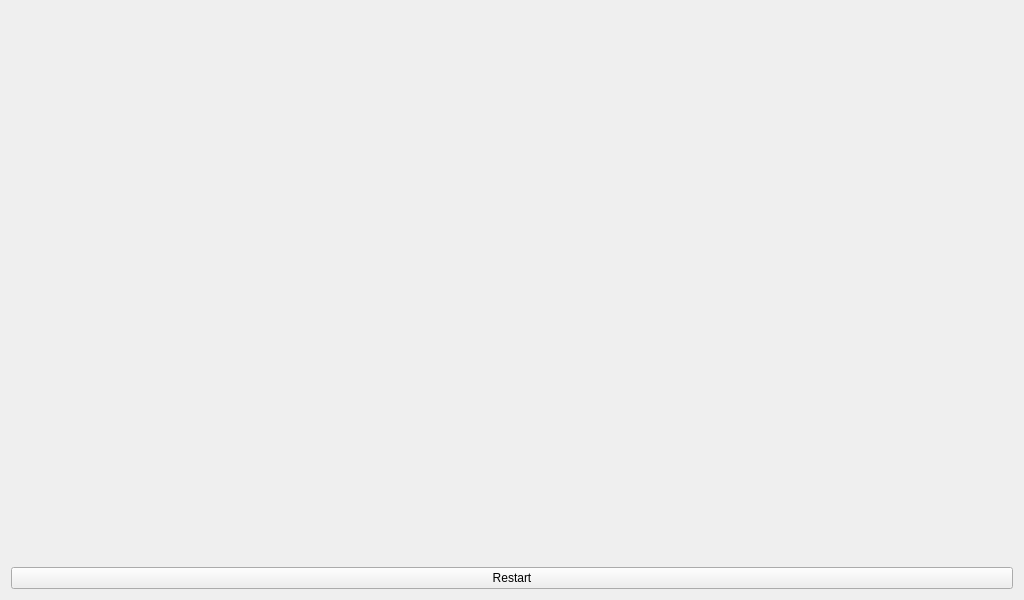
<?xml version="1.0" encoding="UTF-8"?>
<ui version="4.0">
 <class>MainWindow</class>
 <widget class="QMainWindow" name="MainWindow">
  <property name="geometry">
   <rect>
    <x>0</x>
    <y>0</y>
    <width>1024</width>
    <height>600</height>
   </rect>
  </property>
  <property name="minimumSize">
   <size>
    <width>1024</width>
    <height>600</height>
   </size>
  </property>
  <property name="windowTitle">
   <string>Window</string>
  </property>
  <property name="tabShape">
   <enum>QTabWidget::Rounded</enum>
  </property>
  <widget class="QWidget" name="centralWidget">
   <layout class="QVBoxLayout" name="verticalLayout_2">
    <item>
     <widget class="GLWidget" name="widget" native="true"/>
    </item>
    <item>
     <widget class="QPushButton" name="pushButton">
      <property name="text">
       <string>Restart</string>
      </property>
     </widget>
    </item>
   </layout>
  </widget>
  <action name="actionSair">
   <property name="text">
    <string>Sair</string>
   </property>
   <property name="shortcut">
    <string>Ctrl+W</string>
   </property>
  </action>
 </widget>
 <layoutdefault spacing="6" margin="11"/>
 <customwidgets>
  <customwidget>
   <class>GLWidget</class>
   <extends>QWidget</extends>
   <header>GLWidget.h</header>
   <container>1</container>
   <slots>
    <slot>restart()</slot>
   </slots>
  </customwidget>
 </customwidgets>
 <resources/>
 <connections>
  <connection>
   <sender>actionSair</sender>
   <signal>triggered()</signal>
   <receiver>MainWindow</receiver>
   <slot>close()</slot>
   <hints>
    <hint type="sourcelabel">
     <x>-1</x>
     <y>-1</y>
    </hint>
    <hint type="destinationlabel">
     <x>199</x>
     <y>149</y>
    </hint>
   </hints>
  </connection>
  <connection>
   <sender>pushButton</sender>
   <signal>clicked()</signal>
   <receiver>widget</receiver>
   <slot>restart()</slot>
   <hints>
    <hint type="sourcelabel">
     <x>433</x>
     <y>576</y>
    </hint>
    <hint type="destinationlabel">
     <x>428</x>
     <y>513</y>
    </hint>
   </hints>
  </connection>
 </connections>
</ui>
